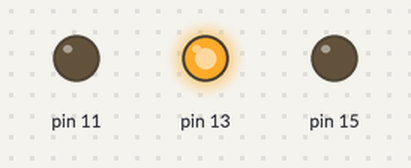
The program below on a simulated Raspberry Pi (header pin numbers). Parts: output pins drawn as LEDs (lit = HIGH). At 20.0 s the program stops and its outputs stay as they are.

Above: at 0.1 s.
At 5.1 s:
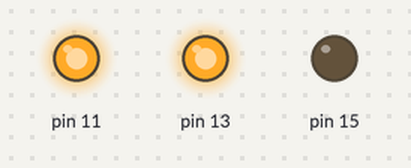
At 10.1 s:
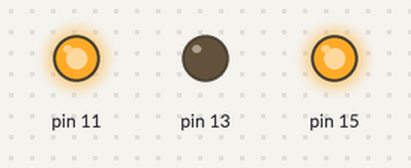
At 15.1 s:
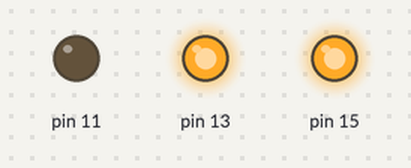
At 20.1 s:
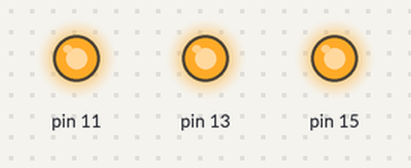
Timing chart, 0 to 21.5 s (numbered marks = the images above):
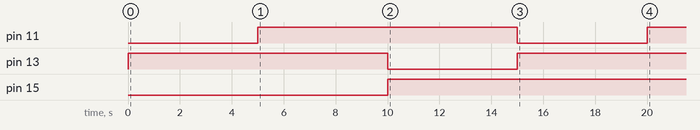

Measured:
- by itself, pin 11: LOW → HIGH at 5.0 s, → LOW 10.0 s later, → HIGH 5.0 s later
- by itself, pin 13: LOW → HIGH at 0.00 s, → LOW 10.0 s later, → HIGH 5.0 s later
- by itself, pin 15: LOW → HIGH at 10.0 s

The program:

test.py
```python
#! /usr/bin/python3
# -*- coding:utf-8 -*-
# test RGBLED
#
#

from RGBLED import *
from time import sleep

led = RGBLED(11,13,15,mode=1)
led.setColor(1,0,1)
led.ON()
sleep(5)

led.setColor(color="blue")
led.ON()
sleep(5)

led.setColor(color="green")
led.ON()
sleep(5)

led.OFF()
led.setColor(color="red")
led.ON()
sleep(5)
led.OFF()
#led.help()
```

RGBLED.py
```python
#! /usr/bin/python3
# -*- coding:utf-8 -*-
# RGBLED class
# 上課用
# 2019/1/28
#
import RPi.GPIO as GPIO

class RGBLED:

    __COLOR = {"red":4, "green":2, "blue":1, "yellow":6, "cyan":3, "megenta":5, "white":7}

    def __init__(self, redpin, greenpin, bluepin, mode=0):
        self.__redpin = redpin
        self.__greenpin = greenpin
        self.__bluepin = bluepin
        self.__mode = mode

        GPIO.setmode(GPIO.BOARD)
        GPIO.setwarnings(False)
        GPIO.setup(self.__redpin, GPIO.OUT)
        GPIO.setup(self.__greenpin, GPIO.OUT)
        GPIO.setup(self.__bluepin, GPIO.OUT)
        GPIO.output(self.__redpin, mode)
        GPIO.output(self.__greenpin, mode)
        GPIO.output(self.__bluepin, mode)


    def setColor(self, red=0, green=0, blue=0, color="", ON=False):

        self.OFF()

        if color == "" :
            self.__red = red
            self.__green = green
            self.__blue = blue
        else :
            num = self.__COLOR[color]
            if num == 1 :
                self.setColor(0,0,1)
            elif num == 2 :
                self.setColor(0,1,0)
            elif num == 3 :
                self.setColor(0,1,1)
            elif num == 4 :
                self.setColor(1,0,0)
            elif num == 5 :
                self.setColor(1,0,1)
            elif num == 6 :
                self.setColor(1,1,0)
            elif num == 7 :
                self.setColor(1,1,1)
            else :
                pass

        if ON : self.ON()

    def ON(self):
        if self.__mode : #檢查是共陰極，還是共陽極
            if self.__red : GPIO.output(self.__redpin, False)
            if self.__green : GPIO.output(self.__greenpin, False)
            if self.__blue : GPIO.output(self.__bluepin, False)
        else :
            if self.__red : GPIO.output(self.__redpin, True)
            if self.__green : GPIO.output(self.__greenpin, True)
            if self.__blue : GPIO.output(self.__bluepin, True)
        pass

    def OFF(self):
        if self.__mode : #檢查是共陰極，還是共陽極
            GPIO.output(self.__redpin, True)
            GPIO.output(self.__greenpin, True)
            GPIO.output(self.__bluepin, True)
        else :
            GPIO.output(self.__redpin, False)
            GPIO.output(self.__greenpin, False)
            GPIO.output(self.__bluepin, False)
        pass

    def help(self):
        '''
共陰極mode=0，預設mode=0，如果是共陽極則需要將mode設定為1，mode=1
led = RGBLED(redpin,greenpin,bluepin,mode)
共陰極設定
led = RGBLED(11,13,15)
共陽極設定
led = RGBLED(11,13,15,mode=1)

RGBLED可以組成"red","green","blue","yellow","cyan","megenta","white"這些顏色。
你可以這樣設定顏色
led.setColor(color="red")
或是
led.setColor(1,0,0)

RGBLED的開啟
led.ON()
或是在設定顏色時開啟
led.setColor(color="blue", ON=True)
RGBLED的關閉
led.OFF()
        '''
        print (self.help.__doc__)
```
